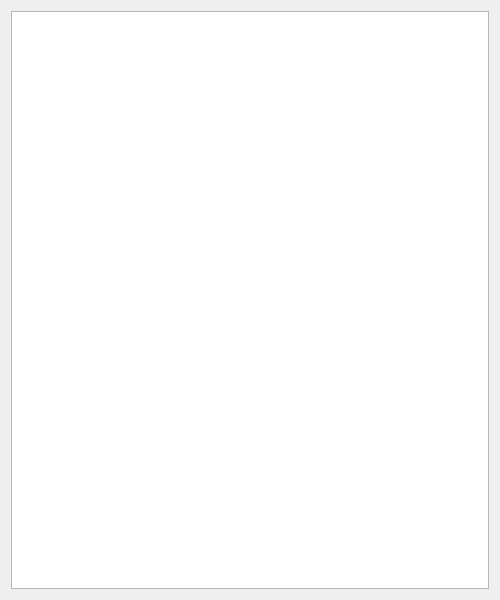
<?xml version="1.0" encoding="UTF-8"?>
<ui version="4.0">
 <class>ForwardMain</class>
 <widget class="QWidget" name="ForwardMain">
  <property name="geometry">
   <rect>
    <x>0</x>
    <y>0</y>
    <width>500</width>
    <height>600</height>
   </rect>
  </property>
  <property name="windowTitle">
   <string>ForwardMain</string>
  </property>
  <layout class="QVBoxLayout" name="verticalLayout">
   <item>
    <widget class="QTextEdit" name="textmain">
     <property name="minimumSize">
      <size>
       <width>0</width>
       <height>0</height>
      </size>
     </property>
     <property name="maximumSize">
      <size>
       <width>10000</width>
       <height>10000</height>
      </size>
     </property>
     <property name="font">
      <font>
       <family>微软雅黑</family>
       <pointsize>9</pointsize>
      </font>
     </property>
     <property name="readOnly">
      <bool>true</bool>
     </property>
    </widget>
   </item>
  </layout>
 </widget>
 <resources/>
 <connections/>
</ui>
